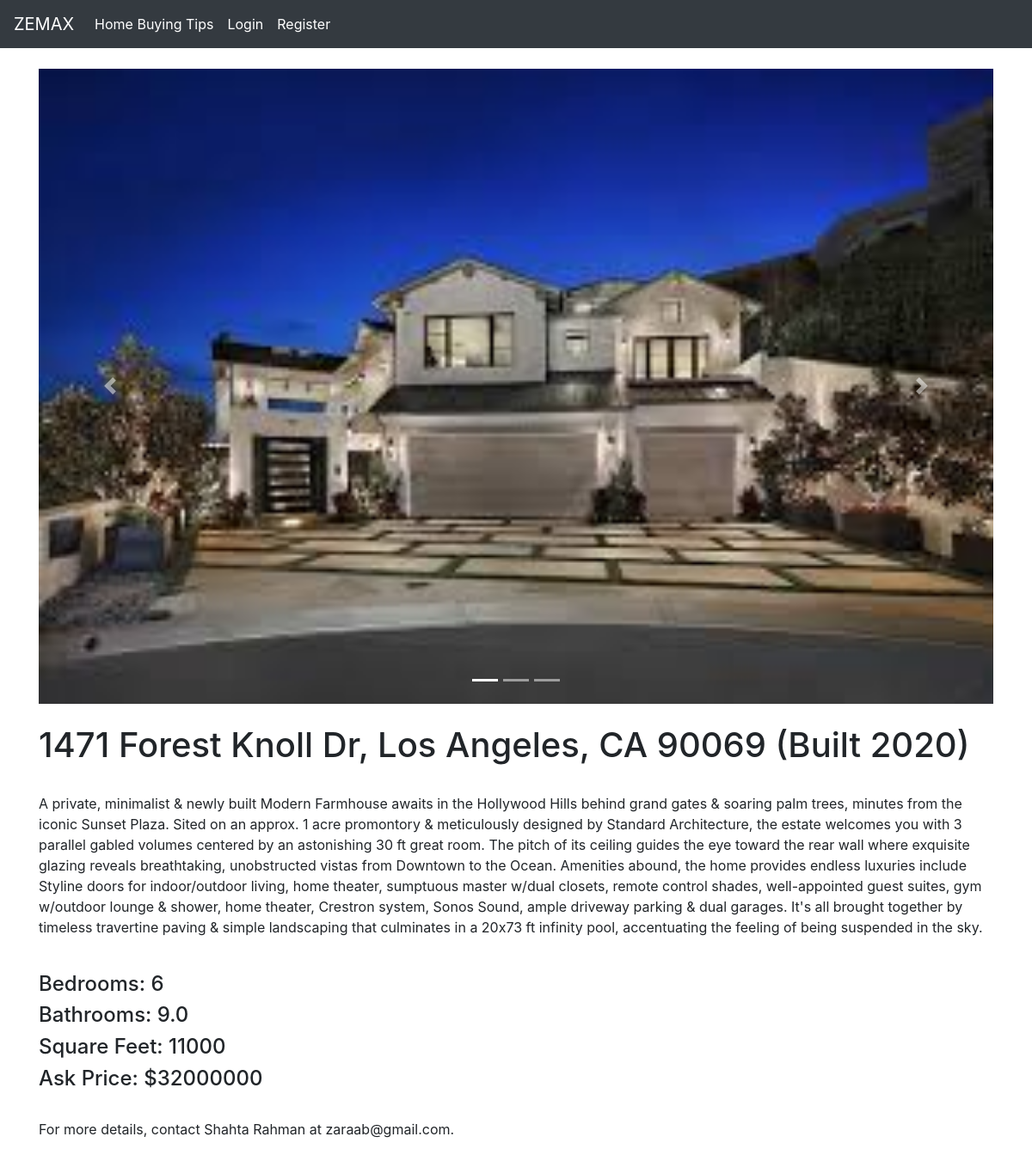
Page /24/ on the committed database.
### zemax/models.py (models this page shows, shortened)
class House(models.Model):
    house_image = models.ImageField(default='default.jpg', upload_to='house_pics', blank=True, max_length=1500,
                                    verbose_name='House Image')
    house_image2 = models.ImageField(default='default.jpg', upload_to='house_pics', blank=True)
    house_image3 = models.ImageField(default='default.jpg', upload_to='house_pics', blank=True)
    house_image4 = models.ImageField(default='default.jpg', upload_to='house_pics', blank=True)
    house_image5 = models.ImageField(default='default.jpg', upload_to='house_pics', blank=True)
    house_image6 = models.ImageField(default='default.jpg', upload_to='house_pics', blank=True)
    house_image7 = models.ImageField(default='default.jpg', upload_to='house_pics', blank=True)
    house_image8 = models.ImageField(default='default.jpg', upload_to='house_pics', blank=True)
    house_image9 = models.ImageField(default='default.jpg', upload_to='house_pics', blank=True)
    house_image10 = models.ImageField(default='default.jpg', upload_to='house_pics', blank=True)
    house_image11 = models.ImageField(default='default.jpg', upload_to='house_pics', blank=True)
    house_image12 = models.ImageField(default='default.jpg', upload_to='house_pics', blank=True)
    house_image13 = models.ImageField(default='default.jpg', upload_to='house_pics', blank=True)
    house_image14 = models.ImageField(default='default.jpg', upload_to='house_pics', blank=True)
    house_image15 = models.ImageField(default='default.jpg', upload_to='house_pics', blank=True)
    house_image16 = models.ImageField(default='default.jpg', upload_to='house_pics', blank=True)
    house_image17 = models.ImageField(default='default.jpg', upload_to='house_pics', blank=True)
    address = models.CharField(max_length=255)
    price = models.IntegerField()
    bedrooms = models.IntegerField()
    bathrooms = models.FloatField()
    square_feet = models.IntegerField()
    description = models.TextField()
    year = models.IntegerField(default=2020)
    agent = models.CharField(max_length=255)
    contact = models.EmailField(max_length=255)
    sold = models.BooleanField(default=False, verbose_name='Already Sold?')

### zemax/views.py (the view)
# urls.py: path('<int:pk>/', HouseDetailView.as_view(), name='detail'),
class HouseDetailView(DetailView):
    model = House

### zemax/templates/zemax/House_detail.html (shortened to what this page needs)
{% extends 'zemax/base.html' %}
{% block content %}
<div class="container">
    <br>
    <div id="carouselExampleIndicators" class="carousel slide" data-ride="carousel">
        <ol class="carousel-indicators">
            <li data-target="#carouselExampleIndicators" data-slide-to="0" class="active"></li>
            <li data-target="#carouselExampleIndicators" data-slide-to="1"></li>
            <li data-target="#carouselExampleIndicators" data-slide-to="2"></li>
        </ol>
        <div class="carousel-inner">
            <div class="carousel-item active">
                <img class="d-block w-100" src="{{ object.house_image.url }}" alt="First slide">
            </div>
        </div>
        <a class="carousel-control-prev" href="#carouselExampleIndicators" role="button" data-slide="prev">
            <span class="carousel-control-prev-icon" aria-hidden="true"></span>
        </a>
        <a class="carousel-control-next" href="#carouselExampleIndicators" role="button" data-slide="next">
            <span class="carousel-control-next-icon" aria-hidden="true"></span>
        </a>
    </div>
    <br>
    <h1>{{ object.address }} (Built {{object.year}})</h1>
    <br>
    <p>{{ object.description }}</p>
    <br>
    <h4>Bedrooms: {{ object.bedrooms }}</h4>
    <h4>Bathrooms: {{ object.bathrooms }}</h4>
    <h4>Square Feet: {{ object.square_feet }}</h4>
    <h4>Ask Price: ${{ object.price }}</h4>
    <br>
    For more details, contact {{object.agent}} at {{object.contact}}.
    <br>
    <br>
    <br>
</div>
{% endblock %}

### rows in the picture
House: house_image (picture), address "1471 Forest Knoll Dr, Los Angeles, CA 90069", year "2020", description "A private, minimalist & newly built Modern Farmhouse awaits in the Hollywood Hills behind grand gates & soaring palm trees, minutes from the iconic Sunset Plaza. Sited on an approx. 1 acre promontory & meticulously designed by Standard Architecture, the estate welcomes you with 3 parallel gabled volumes centered by an astonishing 30 ft great room. The pitch of its ceiling guides the eye toward the rear wall where exquisite glazing reveals breathtaking, unobstructed vistas from Downtown to the Ocean. Amenities abound, the home provides endless luxuries include Styline doors for indoor/outdoor living, home theater, sumptuous master w/dual closets, remote control shades, well-appointed guest…", bedrooms "6", bathrooms "9.0", square_feet "11000", price "32000000", agent "Shahta Rahman", contact "zaraab@gmail.com"
